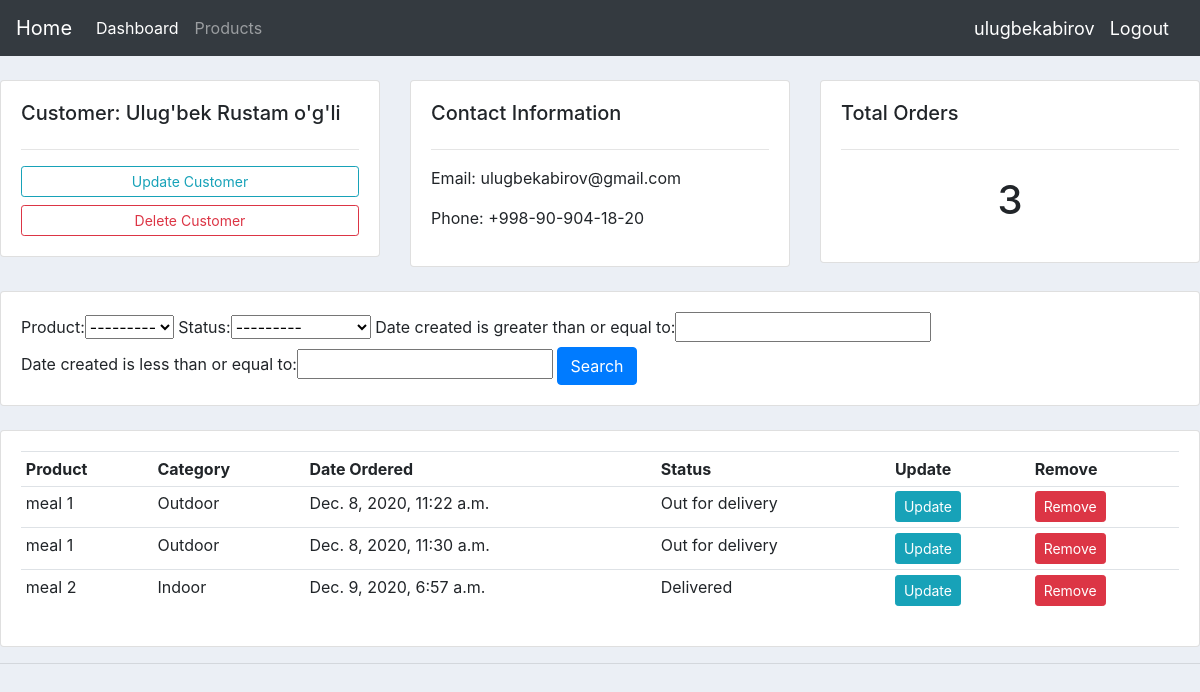
The app's page /customer/18 (signed in), older data.
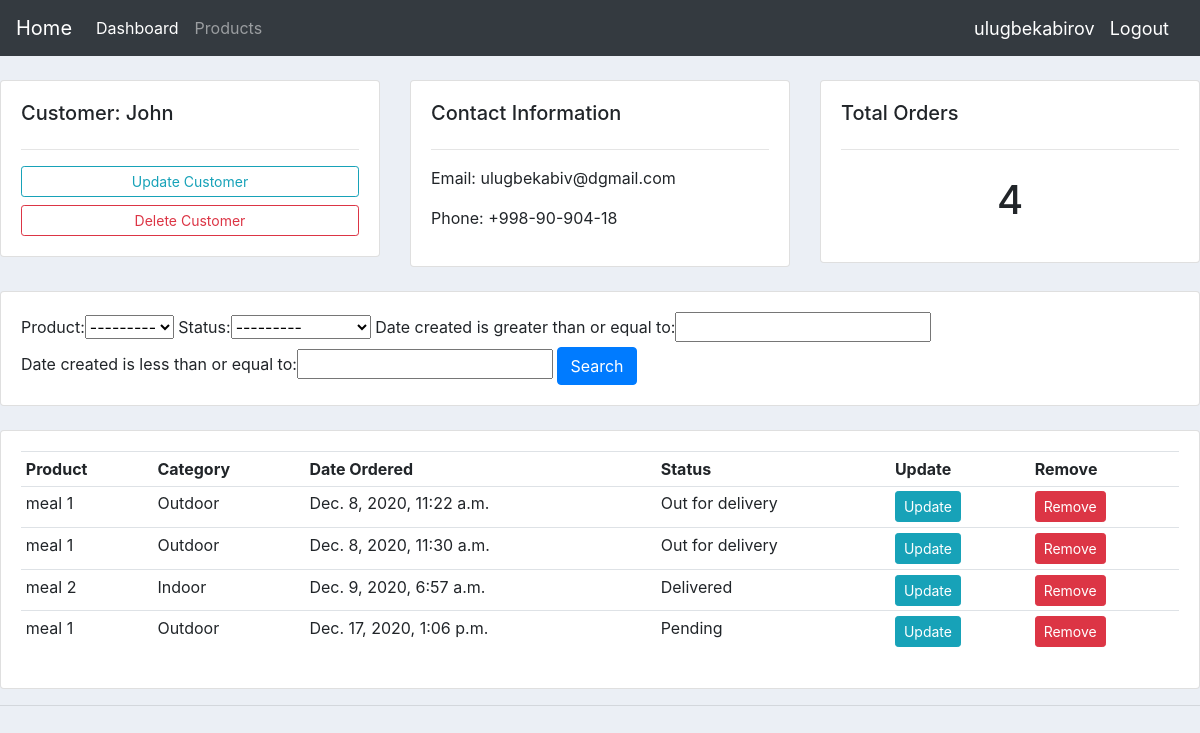
The same page, newer data.
### accounts/models.py (models this page shows, shortened)
class Customer(models.Model):
    user = models.OneToOneField(User, null=True, on_delete=models.CASCADE)
    name = models.CharField(max_length=30, null=True)
    phone = models.CharField(max_length=20, null=True)
    email = models.CharField(max_length=50, null=True)
    date_created = models.DateField(auto_now_add=True)
    profile_pic = models.ImageField(null=True, blank=True)

class Order(models.Model):
    STATUS = (
        ("Pending", "Pending"),
        ("Out for delivery", "Out for delivery"),
        ("Delivered", "Delivered"),
    )
    product = models.ForeignKey(Product, null=True, on_delete=models.SET_NULL)
    customer = models.ForeignKey(Customer, null=True, on_delete=models.SET_NULL)
    date_created = models.DateTimeField(auto_now_add=True)
    status = models.CharField(max_length=30, null=True, choices=STATUS)
    tag = models.ManyToManyField(Tag)

class Product(models.Model):
    CATEGORY = (
        ("Indoor", "Indoor"),
        ("Outdoor", "Outdoor"),
    )
    name = models.CharField(max_length=30, null=True)
    price = models.FloatField(null=True)
    category = models.CharField(max_length=30, null=True, choices=CATEGORY)
    description = models.CharField(max_length=200,
                                   null=True,
                                   default="No description",
                                   blank=True,
                                   )
    date_created = models.DateField(auto_now_add=True, null=True)
    def __str__(self):
        return self.name

### accounts/views.py (the view)
# urls.py: path("customer/<int:customer_id>", views.customers_view, name="customer"),
@login_required(login_url='login')
def customers_view(request, customer_id):
    customer = models.Customer.objects.get(id=customer_id)
    orders = customer.order_set.all()
    my_filter = OrderFilter(request.GET, queryset=orders)
    orders = my_filter.qs
    context = {"customer": customer,
               "orders": orders,
               "my_filter": my_filter, }
    return render(request, "accounts/customers.html", context)

### accounts/templates/accounts/customers.html
{% extends "accounts/main.html" %}
{% block content %}
<br>
<div class="row">
	<div class="col-md">
		<div class="card card-body">
			<h5>Customer: {{ customer.name }}</h5>
			<hr>
			<a class="btn btn-outline-info  btn-sm btn-block" href="{% url "updateCustomer" customer.id %}">Update Customer</a>
			<a class="btn btn-outline-danger  btn-sm btn-block" href="">Delete Customer</a>
		</div>
	</div>
	<div class="col-md">
		<div class="card card-body">
			<h5>Contact Information</h5>
			<hr>
			<p>Email: {{ customer.email }} </p>
			<p>Phone: {{ customer.phone }}</p>
		</div>
	</div>
	<div class="col-md">
		<div class="card card-body">
			<h5>Total Orders</h5>
			<hr>
			<h1 style="text-align: center;padding: 10px">{{ customer.order_set.count }}</h1>
		</div>
	</div>
</div>
<br>
<div class="row">
	<div class="col">
		<div class="card card-body">
			<form method="get">
                {{ my_filter.form }}
		    <button class="btn btn-primary" type="submit">Search</button>
		  </form>
		</div>
	</div>
</div>
<br>
<div class="row">
	<div class="col-md">
		<div class="card card-body">
			<table class="table table-sm">
				<tr>
					<th>Product</th>
					<th>Category</th>
					<th>Date Ordered</th>
					<th>Status</th>
					<th>Update</th>
					<th>Remove</th>
				</tr>
                {% for order in orders %}
                <tr>
                    <td>{{ order.product.name }} </td>
                    <td>{{ order.product.category }}</td>
                    <td>{{ order.date_created }}</td>
                    <td>{{ order.status }}</td>
                    <td><a class="btn btn-sm btn-info" href="{% url "updateOrder" order.id %}?next={{ request.path }}">Update</a></td>
                    <td><a class="btn btn-sm btn-danger"href="{% url 'deleteOrder' order.id %}?next={{ request.path }}">Remove</a> </td>
                </tr>
                {% endfor %}
			</table>
		</div>
	</div>
</div>
{% endblock %}

### accounts/templates/accounts/main.html (shortened to what this page needs)
{% load static %}
<!DOCTYPE html>
<html lang="en">
<head>
    <link rel="stylesheet" href="https://stackpath.bootstrapcdn.com/bootstrap/4.3.1/css/bootstrap.min.css">
    <link rel="stylesheet" href="{% static "/css/main.css" %}">
</head>
<body>
    {% include "accounts/navbar.html" %}
    {% block content %}
    {% endblock %}
    <hr>
</body>
</html>

### accounts/templates/accounts/navbar.html (shortened to what this page needs)
{% load static %}
<nav class="navbar navbar-expand-lg navbar-dark bg-dark">
  <a class="navbar-brand" href="{% url "home" %}">Home</a>
  <div class="collapse navbar-collapse" id="navbarNav">
    <ul class="navbar-nav">
        {% if request.user.is_staff %}
      <li class="nav-item active">
        <a class="nav-link" href="{% url 'home' %}">Dashboard <span class="sr-only">(current)</span></a>
      </li>
      <li class="nav-item">
        <a class="nav-link" href="{% url 'products' %}">Products</a>
      </li>
        {% else %}
         <li class="nav-item active">
         <a class="nav-link" href="{% url 'account' %}">Settings <span class="sr-only">(current)</span></a>
         </li>
        {% endif %}
    </ul>
  </div>
    {% if request.user.is_authenticated %}
        <span class="hello-msg">{{ request.user }}</span>
        <span ><a class="hello-msg btn-block" href="{% url 'logout' %}" >Logout</a></span>
    {% else %}
        <span ><a class="hello-msg btn-block" href="{% url 'login' %}" >Login</a></span>
        <span ><a class="hello-msg btn-block" href="{% url 'register' %}" >Register</a></span>
    {% endif %}
</nav>

### static/css/main.css (style rules this page uses)
body { background-color: #ebeff5; }

### accounts/templates/accounts/navbar.html (style rules this page uses)
.hello-msg { font-size: 18px; color : #ffffff; margin-right: 15px; }

Row changes from the older to the newer data that the page shows:
changed Customer: name "Ulug'bek Rustam o'g'li" → "John"; email "ulugbekabirov@gmail.com" → "ulugbekabiv@dgmail.com"; phone "+998-90-904-18-20" → "+998-90-904-18"; order_set.count "3" → "4"
added Order: product.name "meal 1", product.category "Outdoor", date_created "Dec. 17, 2020, 1:06 p.m.", status "Pending"
